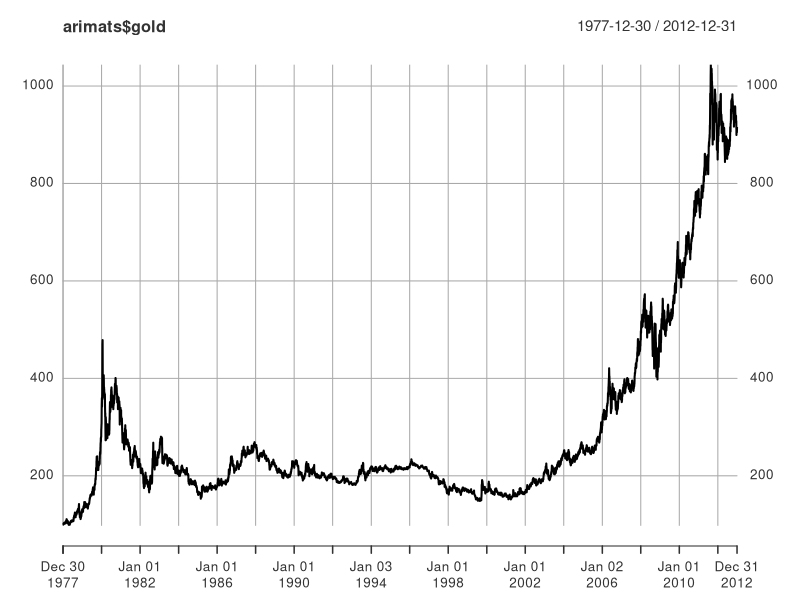
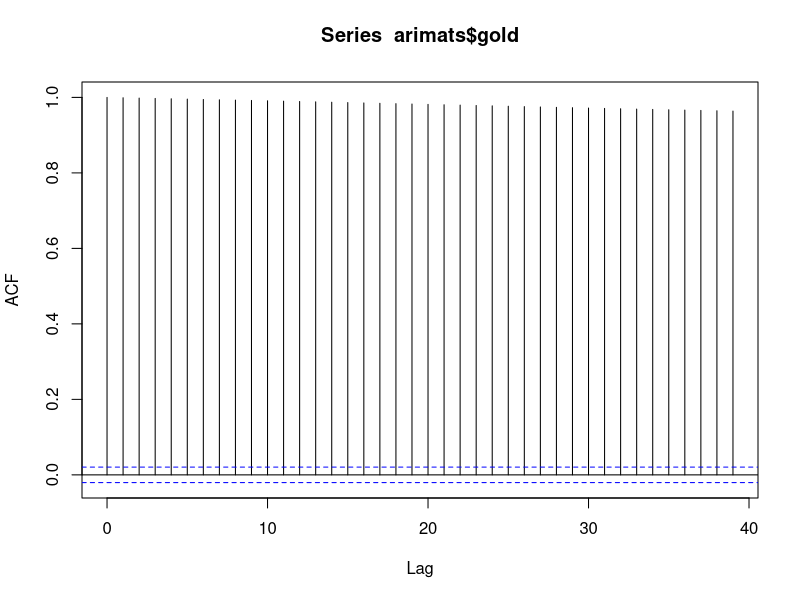
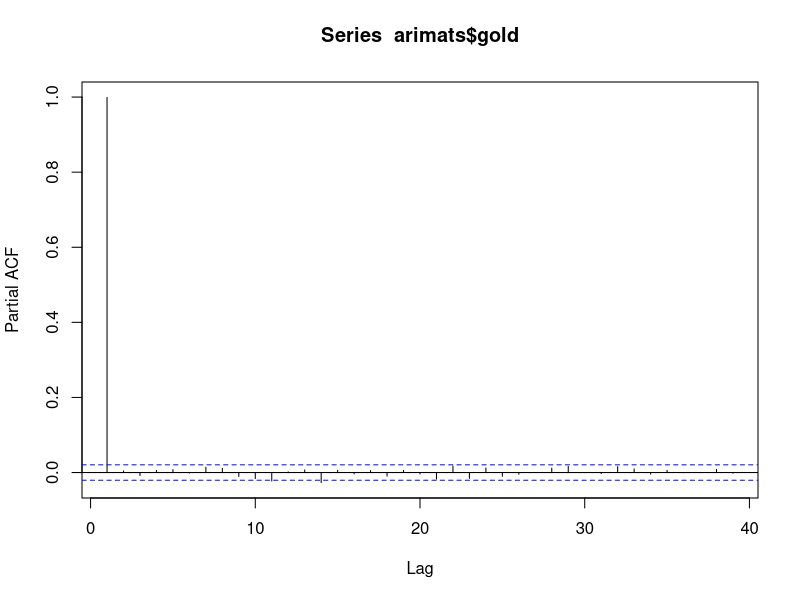
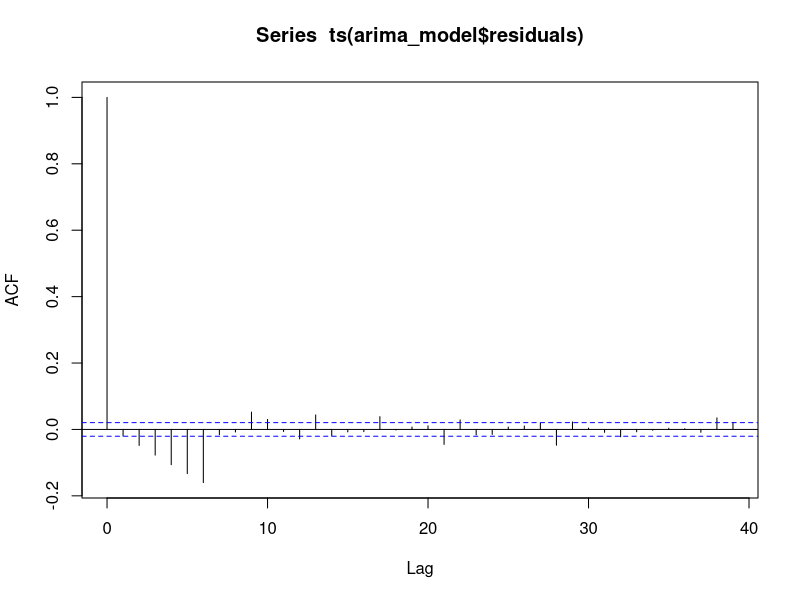
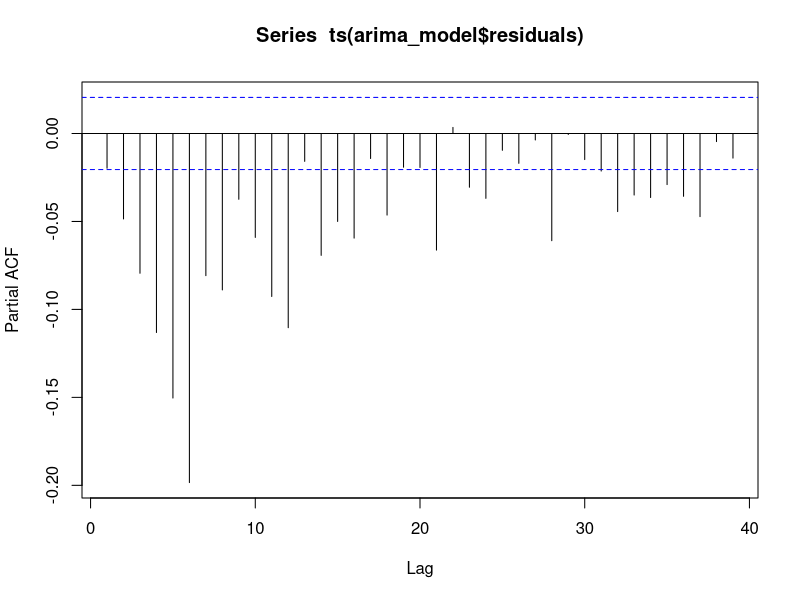
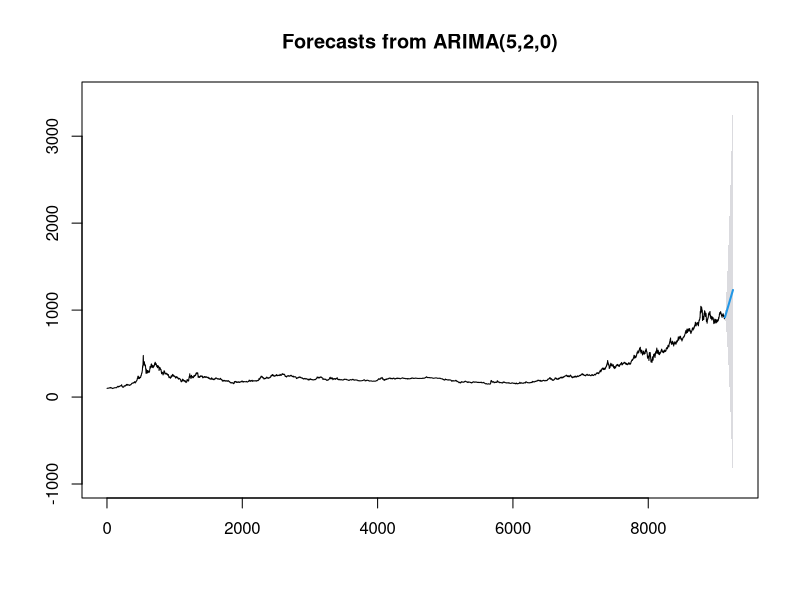

The R source for these figures, in order:
#author:ewayagi and kkavengi
#Date: Sun 7, AUg 2022
#Content:ARIMA model
#Data source: data("GoldSilver"); from AER package

#============================loading libraries=================================#

library(AER)
library("xts")
library(tseries)
library(forecast)

#=====================clearing the memory======================================#
rm(list=ls()) 
gc() 
cat("\f") 
ls() 
dev.off()

#==============================loading the data================================#

data("GoldSilver")

arima = GoldSilver
class(arima)

#=======================converting to a time series============================#

arimats = xts(arima)

#======================================plots===================================#

plot(arimats$gold)

#the series is non-stationary

#=============================Stationarity test================================#

acf(arimats$gold)

pacf(arimats$gold)

adf.test(arimats$gold)

#again the series is non-stationary

#==============================Auto ARIMA model================================#

arima_model = auto.arima(arimats$gold, ic = "aic", trace = TRUE)

arima_model

acf(ts(arima_model$residuals))

pacf(ts(arima_model$residuals))

adf.test(arima_model$residuals)

#==============================forecasting=====================================#

arima_modelfs = forecast(arima_model, level = c(95), h = 10*12)
arima_modelfs

plot(arima_modelfs)

#===================================THE END====================================#

rm(list=ls()) 
gc() 
cat("\f") 
ls() 
dev.off()
